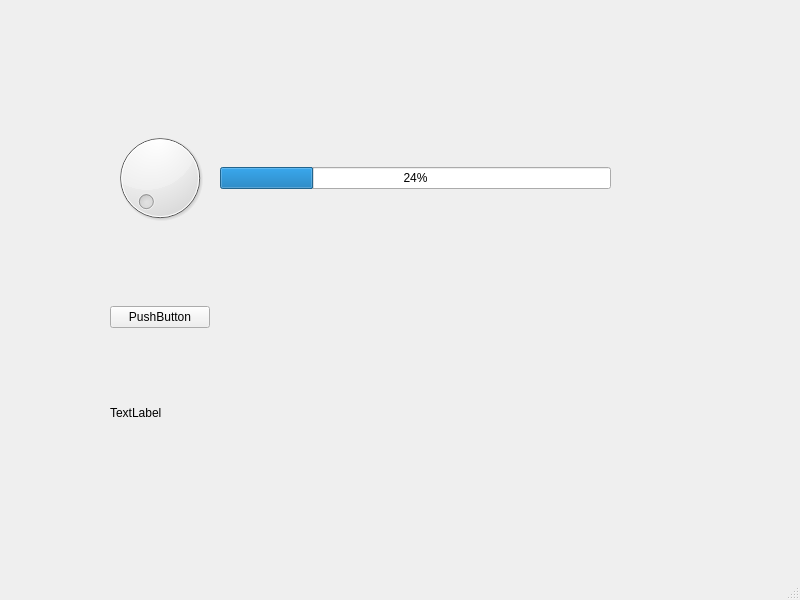
<?xml version="1.0" encoding="UTF-8"?>
<ui version="4.0">
 <class>MainWindow</class>
 <widget class="QMainWindow" name="MainWindow">
  <property name="geometry">
   <rect>
    <x>0</x>
    <y>0</y>
    <width>800</width>
    <height>600</height>
   </rect>
  </property>
  <property name="sizePolicy">
   <sizepolicy hsizetype="Preferred" vsizetype="Preferred">
    <horstretch>0</horstretch>
    <verstretch>0</verstretch>
   </sizepolicy>
  </property>
  <property name="windowTitle">
   <string>MainWindow</string>
  </property>
  <widget class="QWidget" name="centralwidget">
   <widget class="QWidget" name="layoutWidget">
    <property name="geometry">
     <rect>
      <x>100</x>
      <y>50</y>
      <width>521</width>
      <height>451</height>
     </rect>
    </property>
    <layout class="QGridLayout" name="gridLayout" rowstretch="0,0,0">
     <property name="margin">
      <number>10</number>
     </property>
     <property name="spacing">
      <number>10</number>
     </property>
     <item row="0" column="0">
      <widget class="QDial" name="dial"/>
     </item>
     <item row="1" column="0">
      <widget class="QPushButton" name="enable">
       <property name="text">
        <string>PushButton</string>
       </property>
      </widget>
     </item>
     <item row="0" column="1">
      <widget class="QProgressBar" name="speed">
       <property name="value">
        <number>24</number>
       </property>
      </widget>
     </item>
     <item row="2" column="0">
      <widget class="QLabel" name="status">
       <property name="sizePolicy">
        <sizepolicy hsizetype="Preferred" vsizetype="Fixed">
         <horstretch>0</horstretch>
         <verstretch>0</verstretch>
        </sizepolicy>
       </property>
       <property name="text">
        <string>TextLabel</string>
       </property>
      </widget>
     </item>
     <item row="2" column="1">
      <widget class="QLed" name="led1" native="true">
       <property name="sizePolicy">
        <sizepolicy hsizetype="Maximum" vsizetype="Ignored">
         <horstretch>0</horstretch>
         <verstretch>0</verstretch>
        </sizepolicy>
       </property>
       <property name="minimumSize">
        <size>
         <width>64</width>
         <height>64</height>
        </size>
       </property>
       <property name="toolTip">
        <string>Binary Led</string>
       </property>
       <property name="whatsThis">
        <string>Led widget</string>
       </property>
       <property name="value" stdset="0">
        <bool>false</bool>
       </property>
      </widget>
     </item>
    </layout>
   </widget>
  </widget>
  <widget class="QMenuBar" name="menubar">
   <property name="geometry">
    <rect>
     <x>0</x>
     <y>0</y>
     <width>800</width>
     <height>24</height>
    </rect>
   </property>
  </widget>
  <widget class="QStatusBar" name="statusbar"/>
 </widget>
 <customwidgets>
  <customwidget>
   <class>QLed</class>
   <extends>QWidget</extends>
   <header>qled.h</header>
  </customwidget>
 </customwidgets>
 <resources/>
 <connections/>
</ui>
